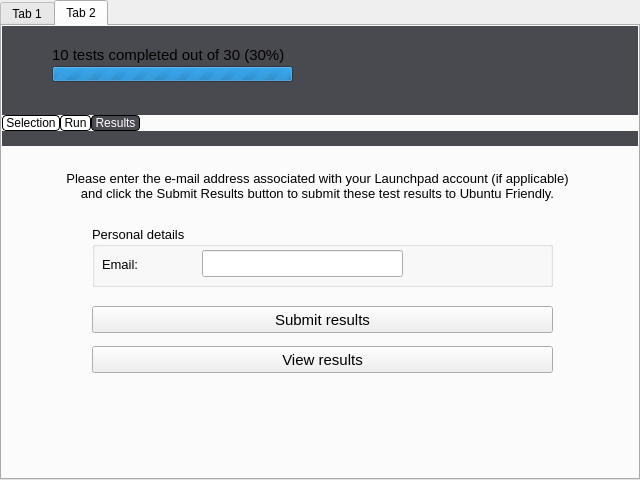
<?xml version="1.0" encoding="UTF-8"?>
<ui version="4.0">
 <class>main</class>
 <widget class="QWidget" name="main">
  <property name="geometry">
   <rect>
    <x>0</x>
    <y>0</y>
    <width>640</width>
    <height>480</height>
   </rect>
  </property>
  <property name="sizePolicy">
   <sizepolicy hsizetype="Fixed" vsizetype="Fixed">
    <horstretch>0</horstretch>
    <verstretch>0</verstretch>
   </sizepolicy>
  </property>
  <property name="minimumSize">
   <size>
    <width>640</width>
    <height>480</height>
   </size>
  </property>
  <property name="maximumSize">
   <size>
    <width>640</width>
    <height>480</height>
   </size>
  </property>
  <property name="windowTitle">
   <string>Form</string>
  </property>
  <layout class="QHBoxLayout" name="horizontalLayout">
   <property name="spacing">
    <number>0</number>
   </property>
   <property name="margin">
    <number>0</number>
   </property>
   <item>
    <widget class="QTabWidget" name="tabWidget">
     <property name="tabPosition">
      <enum>QTabWidget::North</enum>
     </property>
     <property name="tabShape">
      <enum>QTabWidget::Rounded</enum>
     </property>
     <property name="currentIndex">
      <number>1</number>
     </property>
     <widget class="QWidget" name="tabWelcome">
      <attribute name="title">
       <string>Tab 1</string>
      </attribute>
      <layout class="QHBoxLayout" name="horizontalLayout_5">
       <property name="spacing">
        <number>0</number>
       </property>
       <property name="margin">
        <number>0</number>
       </property>
       <item>
        <layout class="QVBoxLayout" name="verticalLayout_5">
         <property name="spacing">
          <number>0</number>
         </property>
         <item>
          <widget class="QWidget" name="welcomeTop" native="true">
           <property name="sizePolicy">
            <sizepolicy hsizetype="Preferred" vsizetype="Maximum">
             <horstretch>0</horstretch>
             <verstretch>0</verstretch>
            </sizepolicy>
           </property>
           <property name="minimumSize">
            <size>
             <width>0</width>
             <height>100</height>
            </size>
           </property>
           <layout class="QVBoxLayout" name="verticalLayout_6">
            <property name="spacing">
             <number>0</number>
            </property>
            <property name="margin">
             <number>0</number>
            </property>
            <item>
             <layout class="QHBoxLayout" name="horizontalLayout_4">
              <property name="spacing">
               <number>0</number>
              </property>
              <item>
               <widget class="QWidget" name="welcomeTopImage" native="true">
                <property name="sizePolicy">
                 <sizepolicy hsizetype="Maximum" vsizetype="Preferred">
                  <horstretch>0</horstretch>
                  <verstretch>0</verstretch>
                 </sizepolicy>
                </property>
                <property name="minimumSize">
                 <size>
                  <width>195</width>
                  <height>0</height>
                 </size>
                </property>
                <property name="styleSheet">
                 <string notr="true">background-image: url(:/images/checkbox-qt-head.png);</string>
                </property>
               </widget>
              </item>
              <item>
               <widget class="QWidget" name="welcomeTopText" native="true">
                <property name="styleSheet">
                 <string notr="true">background-color: #f0ebe2</string>
                </property>
                <widget class="QLabel" name="welcomeLabel">
                 <property name="geometry">
                  <rect>
                   <x>30</x>
                   <y>20</y>
                   <width>330</width>
                   <height>51</height>
                  </rect>
                 </property>
                 <property name="font">
                  <font>
                   <family>Ubuntu</family>
                   <pointsize>21</pointsize>
                  </font>
                 </property>
                 <property name="text">
                  <string>System Testing</string>
                 </property>
                </widget>
               </widget>
              </item>
             </layout>
            </item>
           </layout>
          </widget>
         </item>
         <item>
          <widget class="QWidget" name="welcomeBottom" native="true">
           <property name="sizePolicy">
            <sizepolicy hsizetype="Preferred" vsizetype="Preferred">
             <horstretch>0</horstretch>
             <verstretch>0</verstretch>
            </sizepolicy>
           </property>
           <property name="minimumSize">
            <size>
             <width>0</width>
             <height>0</height>
            </size>
           </property>
           <widget class="QTextEdit" name="welcomeTextBox">
            <property name="geometry">
             <rect>
              <x>30</x>
              <y>10</y>
              <width>571</width>
              <height>261</height>
             </rect>
            </property>
            <property name="frameShape">
             <enum>QFrame::Box</enum>
            </property>
            <property name="frameShadow">
             <enum>QFrame::Plain</enum>
            </property>
            <property name="readOnly">
             <bool>true</bool>
            </property>
           </widget>
           <widget class="QPushButton" name="friendlyTestsButton">
            <property name="geometry">
             <rect>
              <x>30</x>
              <y>280</y>
              <width>571</width>
              <height>31</height>
             </rect>
            </property>
            <property name="font">
             <font>
              <pointsize>9</pointsize>
             </font>
            </property>
            <property name="text">
             <string>OK</string>
            </property>
           </widget>
           <widget class="QCheckBox" name="checkBox">
            <property name="geometry">
             <rect>
              <x>310</x>
              <y>320</y>
              <width>321</width>
              <height>20</height>
             </rect>
            </property>
            <property name="font">
             <font>
              <family>Ubuntu</family>
             </font>
            </property>
            <property name="text">
             <string>Don't show me this message in the future</string>
            </property>
           </widget>
          </widget>
         </item>
        </layout>
       </item>
      </layout>
     </widget>
     <widget class="QWidget" name="tabMain">
      <attribute name="title">
       <string>Tab 2</string>
      </attribute>
      <layout class="QHBoxLayout" name="horizontalLayout_7">
       <property name="spacing">
        <number>0</number>
       </property>
       <property name="margin">
        <number>0</number>
       </property>
       <item>
        <layout class="QVBoxLayout" name="verticalLayout_7">
         <property name="spacing">
          <number>0</number>
         </property>
         <item>
          <widget class="QWidget" name="mainTop" native="true">
           <property name="sizePolicy">
            <sizepolicy hsizetype="Preferred" vsizetype="Maximum">
             <horstretch>0</horstretch>
             <verstretch>0</verstretch>
            </sizepolicy>
           </property>
           <property name="minimumSize">
            <size>
             <width>0</width>
             <height>89</height>
            </size>
           </property>
           <property name="palette">
            <palette>
             <active>
              <colorrole role="Button">
               <brush brushstyle="SolidPattern">
                <color alpha="255">
                 <red>73</red>
                 <green>73</green>
                 <blue>80</blue>
                </color>
               </brush>
              </colorrole>
              <colorrole role="Base">
               <brush brushstyle="SolidPattern">
                <color alpha="255">
                 <red>73</red>
                 <green>73</green>
                 <blue>80</blue>
                </color>
               </brush>
              </colorrole>
              <colorrole role="Window">
               <brush brushstyle="SolidPattern">
                <color alpha="255">
                 <red>73</red>
                 <green>73</green>
                 <blue>80</blue>
                </color>
               </brush>
              </colorrole>
             </active>
             <inactive>
              <colorrole role="Button">
               <brush brushstyle="SolidPattern">
                <color alpha="255">
                 <red>73</red>
                 <green>73</green>
                 <blue>80</blue>
                </color>
               </brush>
              </colorrole>
              <colorrole role="Base">
               <brush brushstyle="SolidPattern">
                <color alpha="255">
                 <red>73</red>
                 <green>73</green>
                 <blue>80</blue>
                </color>
               </brush>
              </colorrole>
              <colorrole role="Window">
               <brush brushstyle="SolidPattern">
                <color alpha="255">
                 <red>73</red>
                 <green>73</green>
                 <blue>80</blue>
                </color>
               </brush>
              </colorrole>
             </inactive>
             <disabled>
              <colorrole role="Button">
               <brush brushstyle="SolidPattern">
                <color alpha="255">
                 <red>73</red>
                 <green>73</green>
                 <blue>80</blue>
                </color>
               </brush>
              </colorrole>
              <colorrole role="Base">
               <brush brushstyle="SolidPattern">
                <color alpha="255">
                 <red>73</red>
                 <green>73</green>
                 <blue>80</blue>
                </color>
               </brush>
              </colorrole>
              <colorrole role="Window">
               <brush brushstyle="SolidPattern">
                <color alpha="255">
                 <red>73</red>
                 <green>73</green>
                 <blue>80</blue>
                </color>
               </brush>
              </colorrole>
             </disabled>
            </palette>
           </property>
           <property name="styleSheet">
            <string notr="true">background: #494950;</string>
           </property>
           <widget class="QLabel" name="progressLabel">
            <property name="geometry">
             <rect>
              <x>50</x>
              <y>20</y>
              <width>331</width>
              <height>17</height>
             </rect>
            </property>
            <property name="sizePolicy">
             <sizepolicy hsizetype="MinimumExpanding" vsizetype="MinimumExpanding">
              <horstretch>0</horstretch>
              <verstretch>0</verstretch>
             </sizepolicy>
            </property>
            <property name="font">
             <font>
              <family>Ubuntu</family>
              <pointsize>11</pointsize>
             </font>
            </property>
            <property name="autoFillBackground">
             <bool>false</bool>
            </property>
            <property name="styleSheet">
             <string notr="true">color: &quot;white&quot;;
background: transparent;</string>
            </property>
            <property name="text">
             <string>10 tests completed out of 30 (30%)</string>
            </property>
           </widget>
           <widget class="QProgressBar" name="progressBar">
            <property name="geometry">
             <rect>
              <x>50</x>
              <y>40</y>
              <width>241</width>
              <height>16</height>
             </rect>
            </property>
            <property name="styleSheet">
             <string notr="true"/>
            </property>
            <property name="minimum">
             <number>0</number>
            </property>
            <property name="maximum">
             <number>0</number>
            </property>
            <property name="value">
             <number>-1</number>
            </property>
            <property name="textVisible">
             <bool>false</bool>
            </property>
            <property name="orientation">
             <enum>Qt::Horizontal</enum>
            </property>
            <property name="invertedAppearance">
             <bool>false</bool>
            </property>
            <property name="format">
             <string/>
            </property>
           </widget>
          </widget>
         </item>
         <item>
          <widget class="QTabWidget" name="testsTab">
           <property name="sizePolicy">
            <sizepolicy hsizetype="Preferred" vsizetype="Preferred">
             <horstretch>0</horstretch>
             <verstretch>0</verstretch>
            </sizepolicy>
           </property>
           <property name="minimumSize">
            <size>
             <width>0</width>
             <height>0</height>
            </size>
           </property>
           <property name="focusPolicy">
            <enum>Qt::NoFocus</enum>
           </property>
           <property name="styleSheet">
            <string notr="true"> QTabWidget::pane#testsTab { /* The tab widget frame */
     border-top: 15 solid #494950;
     position: absolute;
     top: -1.7em;
 }

QTabWidget::tab-bar#testsTab {
     alignment: center;
 }

 QTabBar::tab {
     background: #FFFFFF;
     border: 1px solid #000000;
     border-bottom-color: #000000; /* same as the pane color */
     min-width: 10ex;
     min-height: 3ex;
     padding: 0px;
     border-radius: 4px;
 }

 QTabBar::tab:selected {
     color: #FFFFFF;
     background: #494950;
     border-color: #000000;
     border-bottom-color: #000000;
 }</string>
           </property>
           <property name="tabShape">
            <enum>QTabWidget::Rounded</enum>
           </property>
           <property name="currentIndex">
            <number>2</number>
           </property>
           <widget class="QWidget" name="testSelection">
            <property name="font">
             <font>
              <pointsize>11</pointsize>
             </font>
            </property>
            <attribute name="title">
             <string> Selection </string>
            </attribute>
            <widget class="QLabel" name="label">
             <property name="geometry">
              <rect>
               <x>50</x>
               <y>20</y>
               <width>401</width>
               <height>16</height>
              </rect>
             </property>
             <property name="text">
              <string>Lists of tests to run based on your system:</string>
             </property>
            </widget>
            <widget class="Line" name="line">
             <property name="geometry">
              <rect>
               <x>10</x>
               <y>60</y>
               <width>601</width>
               <height>20</height>
              </rect>
             </property>
             <property name="orientation">
              <enum>Qt::Horizontal</enum>
             </property>
            </widget>
            <widget class="Line" name="line_2">
             <property name="geometry">
              <rect>
               <x>390</x>
               <y>40</y>
               <width>20</width>
               <height>271</height>
              </rect>
             </property>
             <property name="orientation">
              <enum>Qt::Vertical</enum>
             </property>
            </widget>
            <widget class="QLabel" name="label_2">
             <property name="geometry">
              <rect>
               <x>10</x>
               <y>50</y>
               <width>101</width>
               <height>17</height>
              </rect>
             </property>
             <property name="text">
              <string>Components</string>
             </property>
            </widget>
            <widget class="QLabel" name="label_3">
             <property name="geometry">
              <rect>
               <x>410</x>
               <y>50</y>
               <width>67</width>
               <height>17</height>
              </rect>
             </property>
             <property name="text">
              <string>Status</string>
             </property>
            </widget>
            <widget class="QTreeView" name="statusView">
             <property name="enabled">
              <bool>false</bool>
             </property>
             <property name="geometry">
              <rect>
               <x>410</x>
               <y>80</y>
               <width>201</width>
               <height>231</height>
              </rect>
             </property>
             <property name="palette">
              <palette>
               <active>
                <colorrole role="Base">
                 <brush brushstyle="SolidPattern">
                  <color alpha="255">
                   <red>255</red>
                   <green>255</green>
                   <blue>255</blue>
                  </color>
                 </brush>
                </colorrole>
               </active>
               <inactive>
                <colorrole role="Base">
                 <brush brushstyle="SolidPattern">
                  <color alpha="255">
                   <red>255</red>
                   <green>255</green>
                   <blue>255</blue>
                  </color>
                 </brush>
                </colorrole>
               </inactive>
               <disabled>
                <colorrole role="Base">
                 <brush brushstyle="SolidPattern">
                  <color alpha="255">
                   <red>255</red>
                   <green>255</green>
                   <blue>255</blue>
                  </color>
                 </brush>
                </colorrole>
               </disabled>
              </palette>
             </property>
             <property name="frameShape">
              <enum>QFrame::Box</enum>
             </property>
             <property name="frameShadow">
              <enum>QFrame::Plain</enum>
             </property>
             <property name="verticalScrollBarPolicy">
              <enum>Qt::ScrollBarAlwaysOff</enum>
             </property>
             <property name="horizontalScrollBarPolicy">
              <enum>Qt::ScrollBarAlwaysOff</enum>
             </property>
             <property name="headerHidden">
              <bool>true</bool>
             </property>
             <attribute name="headerVisible">
              <bool>false</bool>
             </attribute>
            </widget>
            <widget class="QTreeView" name="treeView">
             <property name="geometry">
              <rect>
               <x>10</x>
               <y>80</y>
               <width>381</width>
               <height>231</height>
              </rect>
             </property>
             <property name="frameShape">
              <enum>QFrame::Box</enum>
             </property>
             <property name="frameShadow">
              <enum>QFrame::Plain</enum>
             </property>
             <property name="showDropIndicator" stdset="0">
              <bool>false</bool>
             </property>
             <property name="allColumnsShowFocus">
              <bool>false</bool>
             </property>
             <attribute name="headerVisible">
              <bool>false</bool>
             </attribute>
            </widget>
            <widget class="QPushButton" name="buttonStartTesting">
             <property name="enabled">
              <bool>false</bool>
             </property>
             <property name="geometry">
              <rect>
               <x>410</x>
               <y>320</y>
               <width>201</width>
               <height>27</height>
              </rect>
             </property>
             <property name="text">
              <string>Start testing</string>
             </property>
            </widget>
           </widget>
           <widget class="QWidget" name="testing">
            <property name="font">
             <font>
              <pointsize>11</pointsize>
             </font>
            </property>
            <attribute name="title">
             <string> Run </string>
            </attribute>
            <layout class="QHBoxLayout" name="horizontalLayout_2">
             <property name="spacing">
              <number>0</number>
             </property>
             <property name="margin">
              <number>0</number>
             </property>
             <item>
              <layout class="QVBoxLayout" name="verticalLayout">
               <property name="spacing">
                <number>0</number>
               </property>
               <item>
                <widget class="QTabWidget" name="radioTestTab">
                 <property name="currentIndex">
                  <number>0</number>
                 </property>
                 <widget class="QWidget" name="tab">
                  <attribute name="title">
                   <string>Tab 1</string>
                  </attribute>
                  <layout class="QVBoxLayout" name="verticalLayout_3">
                   <property name="spacing">
                    <number>0</number>
                   </property>
                   <property name="margin">
                    <number>0</number>
                   </property>
                   <item>
                    <layout class="QVBoxLayout" name="testVLayout">
                     <property name="spacing">
                      <number>0</number>
                     </property>
                     <item>
                      <widget class="QFrame" name="titleFrame">
                       <property name="sizePolicy">
                        <sizepolicy hsizetype="Preferred" vsizetype="Fixed">
                         <horstretch>0</horstretch>
                         <verstretch>0</verstretch>
                        </sizepolicy>
                       </property>
                       <property name="minimumSize">
                        <size>
                         <width>0</width>
                         <height>56</height>
                        </size>
                       </property>
                       <widget class="QLabel" name="testTypeLabel">
                        <property name="geometry">
                         <rect>
                          <x>10</x>
                          <y>0</y>
                          <width>611</width>
                          <height>25</height>
                         </rect>
                        </property>
                        <property name="sizePolicy">
                         <sizepolicy hsizetype="Expanding" vsizetype="Expanding">
                          <horstretch>0</horstretch>
                          <verstretch>0</verstretch>
                         </sizepolicy>
                        </property>
                        <property name="font">
                         <font>
                          <family>Ubuntu</family>
                          <pointsize>16</pointsize>
                         </font>
                        </property>
                        <property name="text">
                         <string>TextLabel</string>
                        </property>
                        <property name="alignment">
                         <set>Qt::AlignLeading|Qt::AlignLeft|Qt::AlignTop</set>
                        </property>
                        <property name="wordWrap">
                         <bool>true</bool>
                        </property>
                       </widget>
                       <widget class="QLabel" name="purposeLabel">
                        <property name="geometry">
                         <rect>
                          <x>10</x>
                          <y>30</y>
                          <width>611</width>
                          <height>21</height>
                         </rect>
                        </property>
                        <property name="sizePolicy">
                         <sizepolicy hsizetype="Expanding" vsizetype="Expanding">
                          <horstretch>0</horstretch>
                          <verstretch>0</verstretch>
                         </sizepolicy>
                        </property>
                        <property name="font">
                         <font>
                          <family>Ubuntu</family>
                          <pointsize>8</pointsize>
                          <weight>50</weight>
                          <bold>false</bold>
                          <kerning>false</kerning>
                         </font>
                        </property>
                        <property name="text">
                         <string>TextLabel</string>
                        </property>
                        <property name="alignment">
                         <set>Qt::AlignLeading|Qt::AlignLeft|Qt::AlignTop</set>
                        </property>
                        <property name="wordWrap">
                         <bool>true</bool>
                        </property>
                       </widget>
                      </widget>
                     </item>
                     <item>
                      <widget class="QFrame" name="testFrame">
                       <layout class="QHBoxLayout" name="horizontalLayout_3">
                        <item>
                         <widget class="QFrame" name="frame">
                          <property name="sizePolicy">
                           <sizepolicy hsizetype="Expanding" vsizetype="Expanding">
                            <horstretch>30</horstretch>
                            <verstretch>0</verstretch>
                           </sizepolicy>
                          </property>
                          <property name="frameShape">
                           <enum>QFrame::Box</enum>
                          </property>
                          <property name="frameShadow">
                           <enum>QFrame::Plain</enum>
                          </property>
                          <layout class="QVBoxLayout" name="verticalLayout_2">
                           <property name="spacing">
                            <number>0</number>
                           </property>
                           <property name="margin">
                            <number>0</number>
                           </property>
                           <item>
                            <widget class="QScrollArea" name="scrollArea">
                             <property name="sizePolicy">
                              <sizepolicy hsizetype="Expanding" vsizetype="Expanding">
                               <horstretch>30</horstretch>
                               <verstretch>30</verstretch>
                              </sizepolicy>
                             </property>
                             <property name="frameShape">
                              <enum>QFrame::NoFrame</enum>
                             </property>
                             <property name="lineWidth">
                              <number>0</number>
                             </property>
                             <property name="widgetResizable">
                              <bool>true</bool>
                             </property>
                             <widget class="QWidget" name="scrollAreaWidgetContents">
                              <property name="geometry">
                               <rect>
                                <x>0</x>
                                <y>0</y>
                                <width>100</width>
                                <height>30</height>
                               </rect>
                              </property>
                              <layout class="QVBoxLayout" name="verticalLayout_4">
                               <property name="spacing">
                                <number>0</number>
                               </property>
                               <property name="margin">
                                <number>0</number>
                               </property>
                               <item>
                                <widget class="QFrame" name="stepsFrame">
                                 <property name="sizePolicy">
                                  <sizepolicy hsizetype="Expanding" vsizetype="Expanding">
                                   <horstretch>30</horstretch>
                                   <verstretch>30</verstretch>
                                  </sizepolicy>
                                 </property>
                                 <property name="minimumSize">
                                  <size>
                                   <width>0</width>
                                   <height>0</height>
                                  </size>
                                 </property>
                                 <property name="sizeIncrement">
                                  <size>
                                   <width>0</width>
                                   <height>0</height>
                                  </size>
                                 </property>
                                 <property name="autoFillBackground">
                                  <bool>false</bool>
                                 </property>
                                 <property name="frameShape">
                                  <enum>QFrame::NoFrame</enum>
                                 </property>
                                 <property name="frameShadow">
                                  <enum>QFrame::Plain</enum>
                                 </property>
                                 <property name="lineWidth">
                                  <number>1</number>
                                 </property>
                                </widget>
                               </item>
                              </layout>
                             </widget>
                            </widget>
                           </item>
                          </layout>
                         </widget>
                        </item>
                        <item>
                         <widget class="QFrame" name="testButtonsFrame">
                          <property name="sizePolicy">
                           <sizepolicy hsizetype="MinimumExpanding" vsizetype="MinimumExpanding">
                            <horstretch>6</horstretch>
                            <verstretch>0</verstretch>
                           </sizepolicy>
                          </property>
                          <property name="frameShape">
                           <enum>QFrame::NoFrame</enum>
                          </property>
                          <property name="frameShadow">
                           <enum>QFrame::Plain</enum>
                          </property>
                          <property name="lineWidth">
                           <number>0</number>
                          </property>
                          <widget class="QPushButton" name="yesTestButton">
                           <property name="geometry">
                            <rect>
                             <x>10</x>
                             <y>100</y>
                             <width>85</width>
                             <height>27</height>
                            </rect>
                           </property>
                           <property name="text">
                            <string>Yes</string>
                           </property>
                          </widget>
                          <widget class="QPushButton" name="testTestButton">
                           <property name="geometry">
                            <rect>
                             <x>10</x>
                             <y>41</y>
                             <width>85</width>
                             <height>27</height>
                            </rect>
                           </property>
                           <property name="text">
                            <string>Test</string>
                           </property>
                          </widget>
                          <widget class="QPushButton" name="noTestButton">
                           <property name="geometry">
                            <rect>
                             <x>10</x>
                             <y>130</y>
                             <width>85</width>
                             <height>27</height>
                            </rect>
                           </property>
                           <property name="text">
                            <string>No</string>
                           </property>
                          </widget>
                          <widget class="QToolButton" name="commentTestButton">
                           <property name="geometry">
                            <rect>
                             <x>10</x>
                             <y>170</y>
                             <width>85</width>
                             <height>27</height>
                            </rect>
                           </property>
                           <property name="text">
                            <string>Comment</string>
                           </property>
                           <property name="popupMode">
                            <enum>QToolButton::InstantPopup</enum>
                           </property>
                          </widget>
                         </widget>
                        </item>
                       </layout>
                      </widget>
                     </item>
                    </layout>
                   </item>
                  </layout>
                 </widget>
                 <widget class="QWidget" name="tab_2">
                  <attribute name="title">
                   <string>Tab 2</string>
                  </attribute>
                 </widget>
                </widget>
               </item>
               <item>
                <widget class="QWidget" name="nextPrevButtons" native="true">
                 <property name="sizePolicy">
                  <sizepolicy hsizetype="Preferred" vsizetype="Fixed">
                   <horstretch>0</horstretch>
                   <verstretch>0</verstretch>
                  </sizepolicy>
                 </property>
                 <property name="minimumSize">
                  <size>
                   <width>0</width>
                   <height>46</height>
                  </size>
                 </property>
                 <widget class="QPushButton" name="nextTestButton">
                  <property name="geometry">
                   <rect>
                    <x>510</x>
                    <y>10</y>
                    <width>80</width>
                    <height>25</height>
                   </rect>
                  </property>
                  <property name="text">
                   <string>Next</string>
                  </property>
                 </widget>
                 <widget class="QPushButton" name="previousTestButton">
                  <property name="geometry">
                   <rect>
                    <x>420</x>
                    <y>10</y>
                    <width>80</width>
                    <height>25</height>
                   </rect>
                  </property>
                  <property name="text">
                   <string>Previous</string>
                  </property>
                 </widget>
                </widget>
               </item>
              </layout>
             </item>
            </layout>
           </widget>
           <widget class="QWidget" name="submitResults">
            <property name="enabled">
             <bool>true</bool>
            </property>
            <property name="font">
             <font>
              <pointsize>11</pointsize>
             </font>
            </property>
            <attribute name="title">
             <string> Results </string>
            </attribute>
            <widget class="QLabel" name="submissionLabel">
             <property name="geometry">
              <rect>
               <x>30</x>
               <y>20</y>
               <width>571</width>
               <height>41</height>
              </rect>
             </property>
             <property name="font">
              <font>
               <pointsize>10</pointsize>
               <weight>50</weight>
               <bold>false</bold>
               <kerning>true</kerning>
              </font>
             </property>
             <property name="text">
              <string>&lt;!DOCTYPE HTML PUBLIC &quot;-//W3C//DTD HTML 4.0//EN&quot; &quot;http://www.w3.org/TR/REC-html40/strict.dtd&quot;&gt;
&lt;html&gt;&lt;head&gt;&lt;meta name=&quot;qrichtext&quot; content=&quot;1&quot; /&gt;&lt;style type=&quot;text/css&quot;&gt;
p, li { white-space: pre-wrap; }
&lt;/style&gt;&lt;/head&gt;&lt;body style=&quot; font-family:'Ubuntu'; font-size:10pt; font-weight:400; font-style:normal;&quot;&gt;
&lt;p style=&quot; margin-top:0px; margin-bottom:0px; margin-left:0px; margin-right:0px; -qt-block-indent:0; text-indent:0px;&quot;&gt;&lt;span style=&quot; color:#000000;&quot;&gt;Please enter the e-mail address associated with your Launchpad account (if applicable)&lt;/span&gt;&lt;/p&gt;
&lt;p style=&quot; margin-top:0px; margin-bottom:0px; margin-left:0px; margin-right:0px; -qt-block-indent:0; text-indent:0px;&quot;&gt;&lt;span style=&quot; color:#000000;&quot;&gt;and click the Submit Results button to submit these test results to Ubuntu Friendly.&lt;/span&gt;&lt;/p&gt;&lt;/body&gt;&lt;/html&gt;</string>
             </property>
             <property name="scaledContents">
              <bool>false</bool>
             </property>
             <property name="alignment">
              <set>Qt::AlignCenter</set>
             </property>
             <property name="wordWrap">
              <bool>false</bool>
             </property>
            </widget>
            <widget class="QGroupBox" name="groupBox">
             <property name="geometry">
              <rect>
               <x>90</x>
               <y>80</y>
               <width>461</width>
               <height>61</height>
              </rect>
             </property>
             <property name="font">
              <font>
               <pointsize>10</pointsize>
              </font>
             </property>
             <property name="title">
              <string>Personal details</string>
             </property>
             <property name="flat">
              <bool>false</bool>
             </property>
             <property name="checkable">
              <bool>false</bool>
             </property>
             <widget class="QLineEdit" name="lineEditEmailAddress">
              <property name="geometry">
               <rect>
                <x>110</x>
                <y>24</y>
                <width>201</width>
                <height>27</height>
               </rect>
              </property>
              <property name="text">
               <string/>
              </property>
             </widget>
             <widget class="QLabel" name="label_5">
              <property name="geometry">
               <rect>
                <x>10</x>
                <y>30</y>
                <width>101</width>
                <height>17</height>
               </rect>
              </property>
              <property name="font">
               <font>
                <pointsize>10</pointsize>
               </font>
              </property>
              <property name="text">
               <string>Email:</string>
              </property>
             </widget>
            </widget>
            <widget class="QPushButton" name="buttonSubmitResults">
             <property name="geometry">
              <rect>
               <x>90</x>
               <y>160</y>
               <width>461</width>
               <height>27</height>
              </rect>
             </property>
             <property name="text">
              <string>Submit results</string>
             </property>
            </widget>
            <widget class="QPushButton" name="buttonViewResults">
             <property name="geometry">
              <rect>
               <x>90</x>
               <y>200</y>
               <width>461</width>
               <height>27</height>
              </rect>
             </property>
             <property name="text">
              <string>View results</string>
             </property>
            </widget>
           </widget>
          </widget>
         </item>
        </layout>
       </item>
      </layout>
     </widget>
    </widget>
   </item>
  </layout>
 </widget>
 <resources/>
 <connections/>
</ui>
